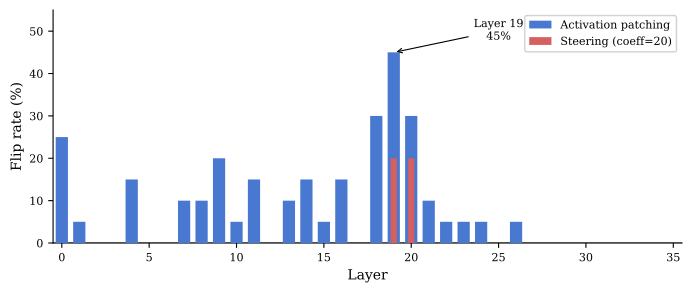

Write the Python code that produced this figure.
import numpy as np
import matplotlib
import matplotlib.pyplot as plt
import re

matplotlib.rcParams.update({
    "font.family": "serif",
    "font.size": 9,
    "axes.labelsize": 10,
    "axes.titlesize": 11,
    "xtick.labelsize": 8,
    "ytick.labelsize": 8,
    "legend.fontsize": 8,
    "figure.dpi": 300,
})

# Parse results from job 276907 output
# Phase 1: patching flips per layer (20 tested per layer)
patching_flips = {
    0: 5, 1: 1, 2: 0, 3: 0, 4: 3, 5: 0, 6: 0, 7: 2, 8: 2, 9: 4,
    10: 1, 11: 3, 12: 0, 13: 2, 14: 3, 15: 1, 16: 3, 17: 0,
    18: 6, 19: 9, 20: 6, 21: 2, 22: 1, 23: 1, 24: 1, 25: 0,
    26: 1, 27: 0, 28: 0, 29: 0, 30: 0, 31: 0, 32: 0, 33: 0, 34: 0, 35: 0,
}
n_tested = 20

# Phase 2: steering flips at top 3 layers (coeff=20, best performing)
# Layer 19: 4/20, Layer 18: 0/20, Layer 20: 4/20
steering_flips = {19: 4, 18: 0, 20: 4}

n_layers = 36
layers = np.arange(n_layers)
patch_rates = np.array([patching_flips[l] / n_tested for l in range(n_layers)])
steer_rates = np.array([steering_flips.get(l, np.nan) / n_tested for l in range(n_layers)])

fig, ax = plt.subplots(figsize=(7, 3))

bar_width = 0.7
ax.bar(layers, patch_rates * 100, bar_width, color="#4878CF", label="Activation patching", zorder=3)

# Overlay steering results where available
steer_layers = [l for l in range(n_layers) if l in steering_flips]
steer_vals = [steering_flips[l] / n_tested * 100 for l in steer_layers]
ax.bar(steer_layers, steer_vals, bar_width * 0.5, color="#D65F5F", label="Steering (coeff=20)", zorder=4)

ax.set_xlabel("Layer")
ax.set_ylabel("Flip rate (%)")
ax.set_xlim(-0.5, n_layers - 0.5)
ax.set_ylim(0, 55)
ax.set_xticks(range(0, n_layers, 5))
ax.spines["top"].set_visible(False)
ax.spines["right"].set_visible(False)
ax.legend(loc="upper right", framealpha=0.9)
ax.axhline(0, color="black", linewidth=0.5)

# Annotate peak
ax.annotate("Layer 19\n45%", xy=(19, 45), xytext=(25, 48),
            fontsize=8, ha="center",
            arrowprops=dict(arrowstyle="->", color="black", lw=0.8))

fig.tight_layout()

out_pdf = "fig_stage2.pdf"
out_png = "fig_stage2.png"
fig.savefig(out_pdf, bbox_inches="tight")
fig.savefig(out_png, bbox_inches="tight")
print(f"Saved {out_pdf} and {out_png}")
